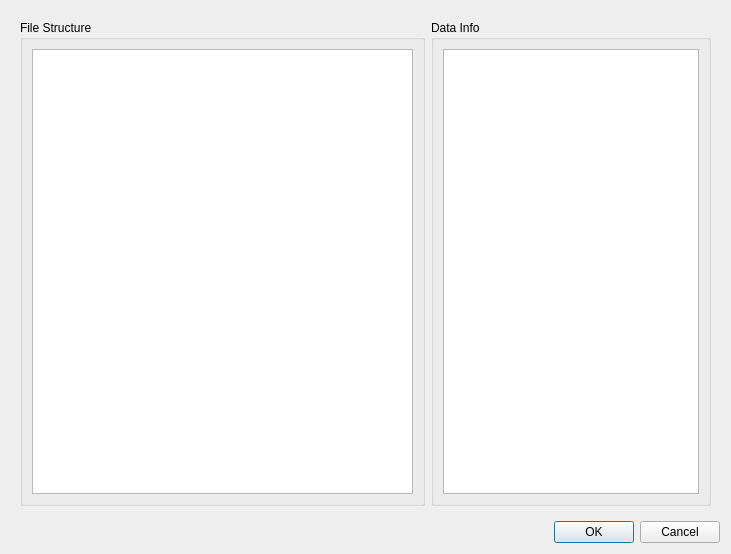
<?xml version="1.0" encoding="UTF-8"?>
<ui version="4.0">
 <class>file_inspection_dialog</class>
 <widget class="QDialog" name="file_inspection_dialog">
  <property name="geometry">
   <rect>
    <x>0</x>
    <y>0</y>
    <width>731</width>
    <height>554</height>
   </rect>
  </property>
  <property name="windowTitle">
   <string>Dialog</string>
  </property>
  <layout class="QVBoxLayout" name="verticalLayout">
   <item>
    <widget class="QWidget" name="main_widget" native="true">
     <layout class="QHBoxLayout" name="horizontalLayout">
      <item>
       <widget class="QGroupBox" name="file_structure_groupbox">
        <property name="title">
         <string>File Structure</string>
        </property>
        <layout class="QVBoxLayout" name="verticalLayout_3">
         <item>
          <widget class="QTreeView" name="file_structure_tree_view">
           <property name="editTriggers">
            <set>QAbstractItemView::NoEditTriggers</set>
           </property>
           <property name="selectionBehavior">
            <enum>QAbstractItemView::SelectItems</enum>
           </property>
          </widget>
         </item>
        </layout>
       </widget>
      </item>
      <item>
       <widget class="QGroupBox" name="data_preview_groupbox">
        <property name="sizePolicy">
         <sizepolicy hsizetype="Maximum" vsizetype="Preferred">
          <horstretch>0</horstretch>
          <verstretch>0</verstretch>
         </sizepolicy>
        </property>
        <property name="title">
         <string>Data Info</string>
        </property>
        <layout class="QVBoxLayout" name="verticalLayout_2">
         <item>
          <widget class="QTableView" name="data_preview_table_view">
           <property name="sizePolicy">
            <sizepolicy hsizetype="Expanding" vsizetype="Expanding">
             <horstretch>0</horstretch>
             <verstretch>0</verstretch>
            </sizepolicy>
           </property>
           <property name="maximumSize">
            <size>
             <width>16777215</width>
             <height>16777215</height>
            </size>
           </property>
           <property name="editTriggers">
            <set>QAbstractItemView::NoEditTriggers</set>
           </property>
           <property name="tabKeyNavigation">
            <bool>false</bool>
           </property>
           <property name="selectionMode">
            <enum>QAbstractItemView::NoSelection</enum>
           </property>
           <property name="selectionBehavior">
            <enum>QAbstractItemView::SelectRows</enum>
           </property>
           <property name="showGrid">
            <bool>true</bool>
           </property>
           <property name="gridStyle">
            <enum>Qt::DotLine</enum>
           </property>
           <attribute name="horizontalHeaderDefaultSectionSize">
            <number>60</number>
           </attribute>
           <attribute name="horizontalHeaderMinimumSectionSize">
            <number>25</number>
           </attribute>
          </widget>
         </item>
        </layout>
       </widget>
      </item>
     </layout>
    </widget>
   </item>
   <item>
    <widget class="QDialogButtonBox" name="button_box">
     <property name="orientation">
      <enum>Qt::Horizontal</enum>
     </property>
     <property name="standardButtons">
      <set>QDialogButtonBox::Cancel|QDialogButtonBox::Ok</set>
     </property>
    </widget>
   </item>
  </layout>
 </widget>
 <resources/>
 <connections>
  <connection>
   <sender>button_box</sender>
   <signal>accepted()</signal>
   <receiver>file_inspection_dialog</receiver>
   <slot>accept()</slot>
   <hints>
    <hint type="sourcelabel">
     <x>248</x>
     <y>254</y>
    </hint>
    <hint type="destinationlabel">
     <x>157</x>
     <y>274</y>
    </hint>
   </hints>
  </connection>
  <connection>
   <sender>button_box</sender>
   <signal>rejected()</signal>
   <receiver>file_inspection_dialog</receiver>
   <slot>reject()</slot>
   <hints>
    <hint type="sourcelabel">
     <x>316</x>
     <y>260</y>
    </hint>
    <hint type="destinationlabel">
     <x>286</x>
     <y>274</y>
    </hint>
   </hints>
  </connection>
 </connections>
</ui>
